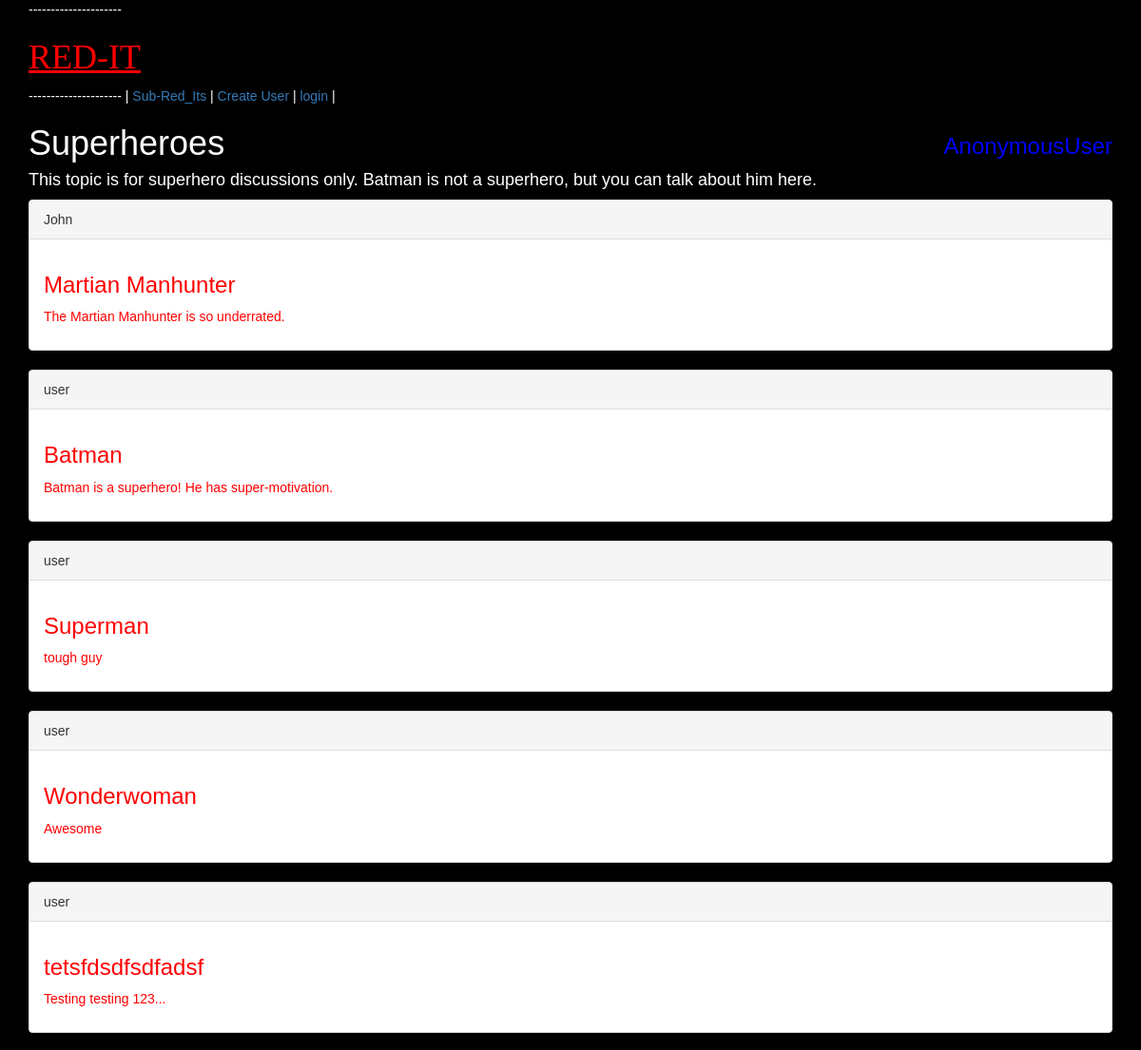
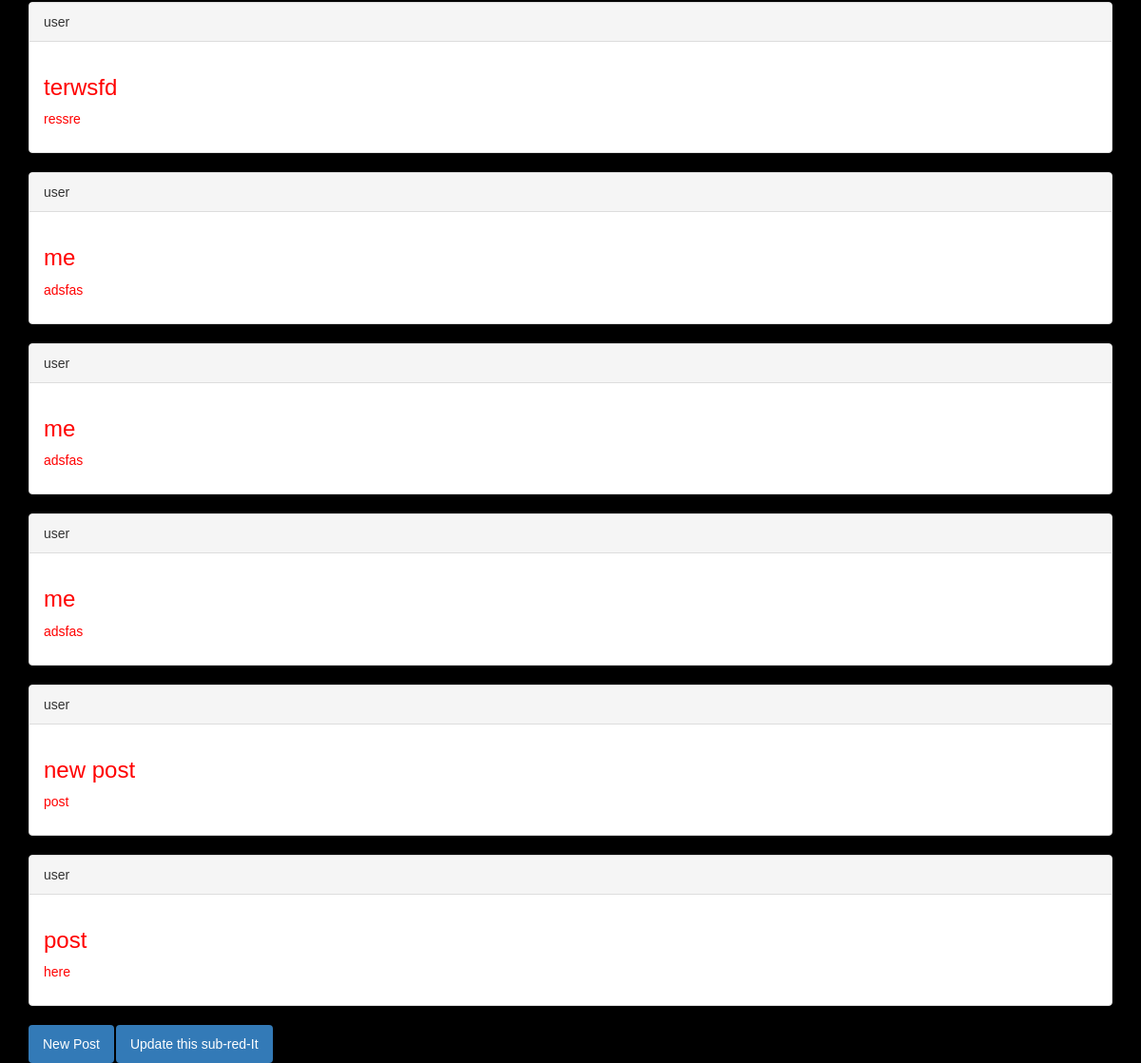
The page /subreddits/2/ on the database as committed earlier (2 pictures, top to bottom).
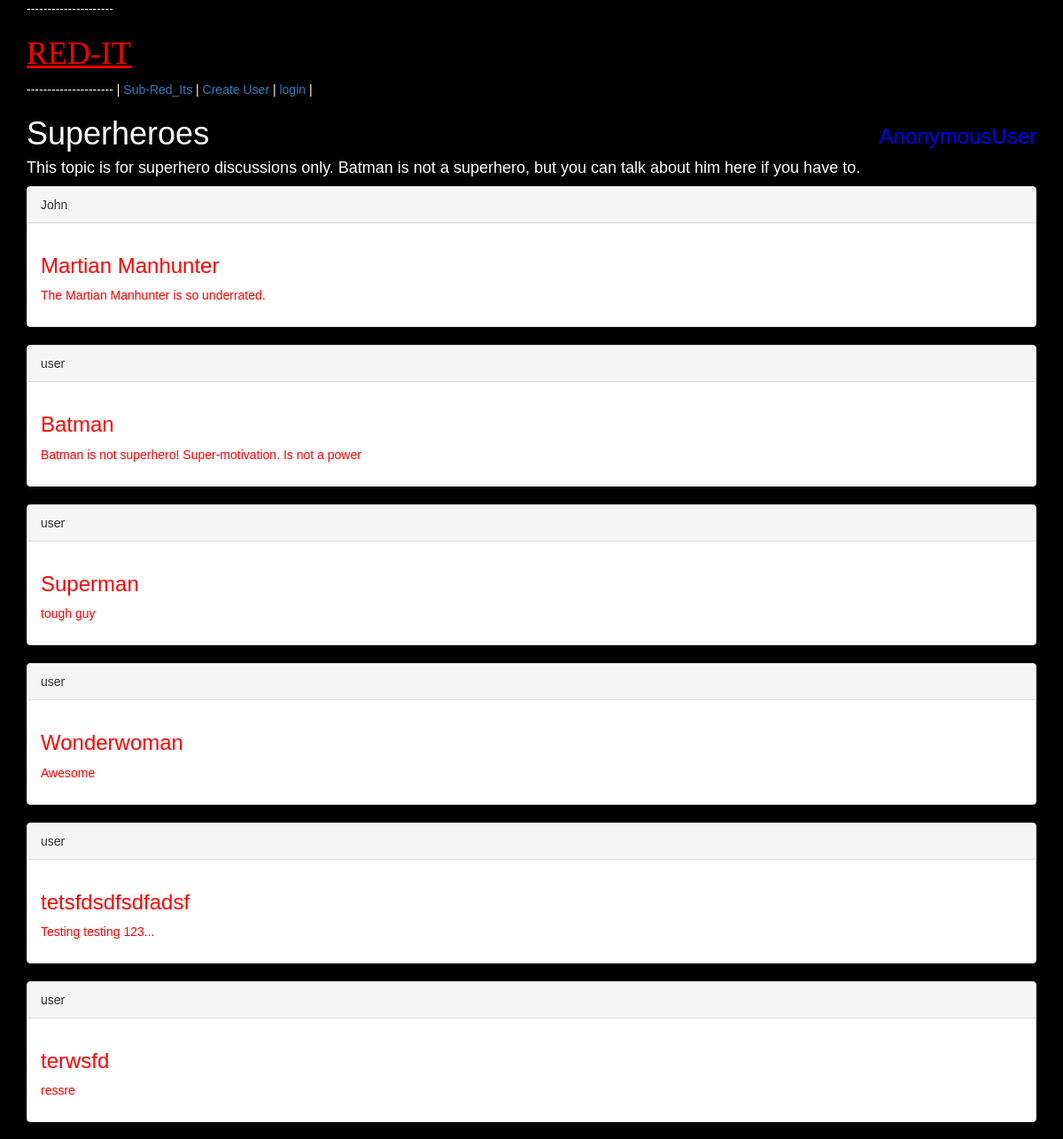
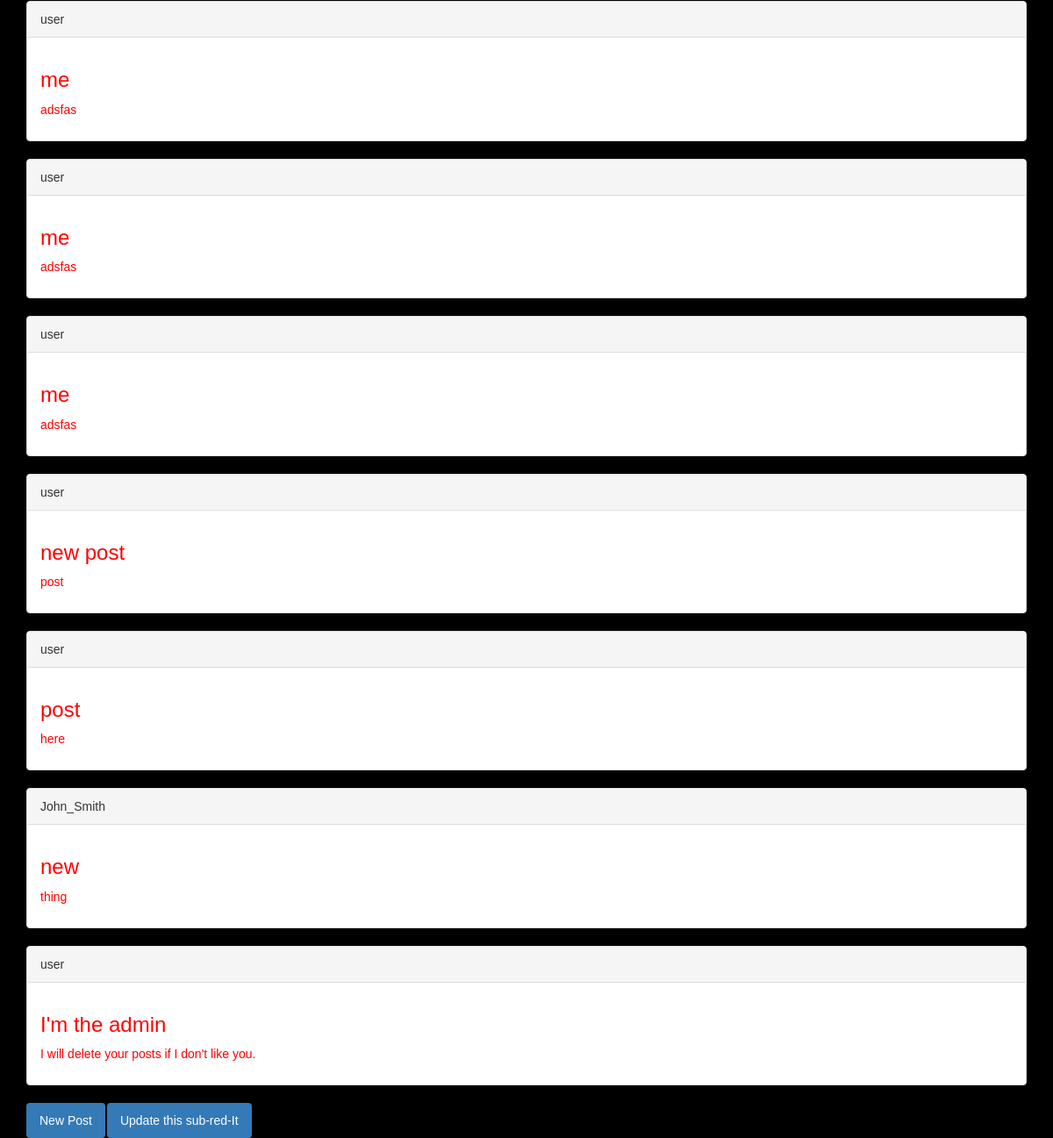
The same page on the database as committed later (2 pictures, top to bottom).
### app/models.py (models this page shows, shortened)
class Subreddit(models.Model):
    name = models.CharField(max_length=20)
    description = models.CharField(max_length=255)
    creation_date_time = models.DateTimeField(auto_now_add=True)

class Post(models.Model):
    title = models.CharField(max_length=20)
    description = models.CharField(max_length=255)
    url = models.URLField(max_length=200, null=True, blank=True)
    creation_time = models.DateTimeField(auto_now_add=True)
    modification_time = models.DateTimeField(auto_now=True)
    post_to_subreddit = models.ForeignKey(Subreddit)
    post_to_user = models.ForeignKey(User)
    def __str__(self):
        return self.title

### app/views.py (the view)
# urls.py: url(r'^subreddits/(?P<pk>\d+)/$', SubredditDetailView.as_view(), name="subreddit_detail_view"),
class SubredditDetailView(DetailView):
    model = Subreddit

### templates/app/subreddit_detail.html (shortened to what this page needs)
{% extends 'base.html' %}
{% block content %}
  <h1>{{ subreddit.name }}</h1>
  <h4>{{ subreddit.description }}</h4>
  {% for post in object.post_set.all|slice:":20" %}
    <div class="panel panel-default">
      <div class="panel-heading">{{ post.post_to_user }}</div>
    <div class="panel-body">
      <a href="{% url 'post_detail_view' post.id %}"><h3 style="color:red;">{{ post }}</h3></a>
      <p style="color:red">{{ post.description }}</p>
   </div>
   </div>
  {% endfor %}
  <ul class="nav nav-pills">
    <li role="presentation" class="active"><a href="{% url 'post_create_view' object.id %}">New Post</a></li>
    <li role="presentation" class="active"><a href="{% url 'subreddit_update_view' object.id %}">Update this sub-red-It</a></li>
  </ul>
{% endblock %}

Rows that differ between the two databases and show on the page:
changed Subreddit "Superheroes": description "This topic is for superhero discussions only. Batman is not a superhero, but you can talk about him here." → "This topic is for superhero discussions only. Batman is not a superhero, but you can talk about him here if you have to."
changed Post "Batman": description "Batman is a superhero! He has super-motivation." → "Batman is not superhero! Super-motivation. Is not a power"
added Post: post_to_user "John_Smith", title "new", description "thing"
added Post: post_to_user "user", title "I'm the admin", description "I will delete your posts if I don't like you."
